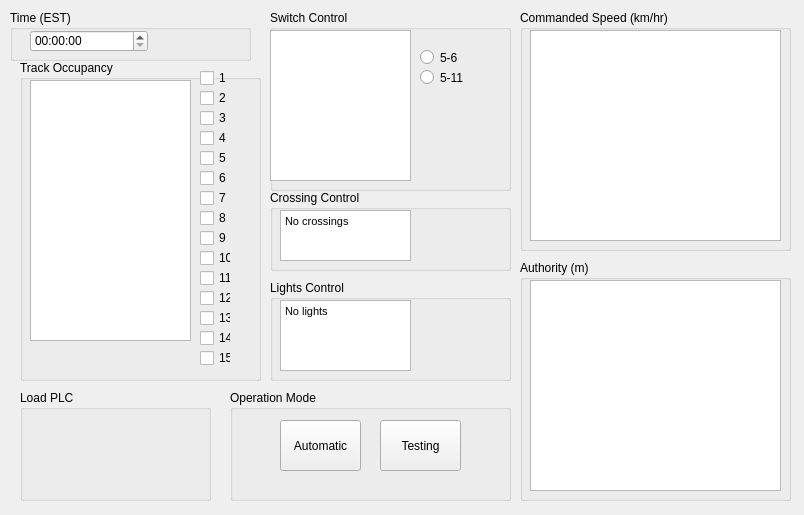
<?xml version="1.0" encoding="UTF-8"?>
<ui version="4.0">
 <class>Form</class>
 <widget class="QWidget" name="Form">
  <property name="geometry">
   <rect>
    <x>0</x>
    <y>0</y>
    <width>804</width>
    <height>515</height>
   </rect>
  </property>
  <property name="windowTitle">
   <string>Form</string>
  </property>
  <widget class="QGroupBox" name="TimeBox">
   <property name="geometry">
    <rect>
     <x>10</x>
     <y>10</y>
     <width>241</width>
     <height>51</height>
    </rect>
   </property>
   <property name="title">
    <string>Time (EST)</string>
   </property>
   <widget class="QTimeEdit" name="time">
    <property name="geometry">
     <rect>
      <x>20</x>
      <y>20</y>
      <width>118</width>
      <height>22</height>
     </rect>
    </property>
   </widget>
  </widget>
  <widget class="QGroupBox" name="SpeedBox">
   <property name="geometry">
    <rect>
     <x>520</x>
     <y>10</y>
     <width>271</width>
     <height>241</height>
    </rect>
   </property>
   <property name="title">
    <string>Commanded Speed (km/hr)</string>
   </property>
   <widget class="QTextEdit" name="speedTxt">
    <property name="geometry">
     <rect>
      <x>10</x>
      <y>20</y>
      <width>251</width>
      <height>211</height>
     </rect>
    </property>
   </widget>
  </widget>
  <widget class="QGroupBox" name="TrackOccBox">
   <property name="geometry">
    <rect>
     <x>20</x>
     <y>60</y>
     <width>241</width>
     <height>321</height>
    </rect>
   </property>
   <property name="title">
    <string>Track Occupancy</string>
   </property>
   <widget class="QTextEdit" name="trackOccTxt">
    <property name="geometry">
     <rect>
      <x>10</x>
      <y>20</y>
      <width>161</width>
      <height>261</height>
     </rect>
    </property>
   </widget>
   <widget class="QCheckBox" name="checkBox10">
    <property name="geometry">
     <rect>
      <x>180</x>
      <y>190</y>
      <width>31</width>
      <height>16</height>
     </rect>
    </property>
    <property name="text">
     <string>10</string>
    </property>
   </widget>
   <widget class="QCheckBox" name="checkBox11">
    <property name="geometry">
     <rect>
      <x>180</x>
      <y>210</y>
      <width>31</width>
      <height>16</height>
     </rect>
    </property>
    <property name="text">
     <string>11</string>
    </property>
   </widget>
   <widget class="QCheckBox" name="checkBox12">
    <property name="geometry">
     <rect>
      <x>180</x>
      <y>230</y>
      <width>31</width>
      <height>16</height>
     </rect>
    </property>
    <property name="text">
     <string>12</string>
    </property>
   </widget>
   <widget class="QCheckBox" name="checkBox13">
    <property name="geometry">
     <rect>
      <x>180</x>
      <y>250</y>
      <width>31</width>
      <height>16</height>
     </rect>
    </property>
    <property name="text">
     <string>13</string>
    </property>
   </widget>
   <widget class="QCheckBox" name="checkBox14">
    <property name="geometry">
     <rect>
      <x>180</x>
      <y>270</y>
      <width>31</width>
      <height>16</height>
     </rect>
    </property>
    <property name="text">
     <string>14</string>
    </property>
   </widget>
   <widget class="QCheckBox" name="checkBox9">
    <property name="geometry">
     <rect>
      <x>180</x>
      <y>170</y>
      <width>31</width>
      <height>16</height>
     </rect>
    </property>
    <property name="text">
     <string>9</string>
    </property>
   </widget>
   <widget class="QCheckBox" name="checkBox15">
    <property name="geometry">
     <rect>
      <x>180</x>
      <y>290</y>
      <width>31</width>
      <height>16</height>
     </rect>
    </property>
    <property name="text">
     <string>15</string>
    </property>
   </widget>
   <widget class="QCheckBox" name="checkBox8">
    <property name="geometry">
     <rect>
      <x>180</x>
      <y>150</y>
      <width>31</width>
      <height>16</height>
     </rect>
    </property>
    <property name="text">
     <string>8</string>
    </property>
   </widget>
   <widget class="QCheckBox" name="checkBox1">
    <property name="geometry">
     <rect>
      <x>180</x>
      <y>10</y>
      <width>31</width>
      <height>16</height>
     </rect>
    </property>
    <property name="text">
     <string>1 </string>
    </property>
   </widget>
   <widget class="QCheckBox" name="checkBox3">
    <property name="geometry">
     <rect>
      <x>180</x>
      <y>50</y>
      <width>31</width>
      <height>16</height>
     </rect>
    </property>
    <property name="text">
     <string>3</string>
    </property>
   </widget>
   <widget class="QCheckBox" name="checkBox2">
    <property name="geometry">
     <rect>
      <x>180</x>
      <y>30</y>
      <width>31</width>
      <height>16</height>
     </rect>
    </property>
    <property name="text">
     <string>2</string>
    </property>
   </widget>
   <widget class="QCheckBox" name="checkBox5">
    <property name="geometry">
     <rect>
      <x>180</x>
      <y>90</y>
      <width>31</width>
      <height>16</height>
     </rect>
    </property>
    <property name="text">
     <string>5</string>
    </property>
   </widget>
   <widget class="QCheckBox" name="checkBox4">
    <property name="geometry">
     <rect>
      <x>180</x>
      <y>70</y>
      <width>31</width>
      <height>16</height>
     </rect>
    </property>
    <property name="text">
     <string>4</string>
    </property>
   </widget>
   <widget class="QCheckBox" name="checkBox7">
    <property name="geometry">
     <rect>
      <x>180</x>
      <y>130</y>
      <width>31</width>
      <height>16</height>
     </rect>
    </property>
    <property name="text">
     <string>7</string>
    </property>
   </widget>
   <widget class="QCheckBox" name="checkBox6">
    <property name="geometry">
     <rect>
      <x>180</x>
      <y>110</y>
      <width>31</width>
      <height>16</height>
     </rect>
    </property>
    <property name="text">
     <string>6</string>
    </property>
   </widget>
  </widget>
  <widget class="QGroupBox" name="switchBox">
   <property name="geometry">
    <rect>
     <x>270</x>
     <y>10</y>
     <width>241</width>
     <height>181</height>
    </rect>
   </property>
   <property name="title">
    <string>Switch Control</string>
   </property>
   <widget class="QTextEdit" name="switchTxt">
    <property name="geometry">
     <rect>
      <x>0</x>
      <y>20</y>
      <width>141</width>
      <height>151</height>
     </rect>
    </property>
   </widget>
   <widget class="QRadioButton" name="radioButton">
    <property name="geometry">
     <rect>
      <x>150</x>
      <y>40</y>
      <width>69</width>
      <height>15</height>
     </rect>
    </property>
    <property name="text">
     <string>5-6</string>
    </property>
   </widget>
   <widget class="QRadioButton" name="radioButton_2">
    <property name="geometry">
     <rect>
      <x>150</x>
      <y>60</y>
      <width>69</width>
      <height>15</height>
     </rect>
    </property>
    <property name="text">
     <string>5-11</string>
    </property>
   </widget>
  </widget>
  <widget class="QGroupBox" name="CrossingBox">
   <property name="geometry">
    <rect>
     <x>270</x>
     <y>190</y>
     <width>241</width>
     <height>81</height>
    </rect>
   </property>
   <property name="title">
    <string>Crossing Control</string>
   </property>
   <widget class="QTextEdit" name="textEdit_2">
    <property name="geometry">
     <rect>
      <x>10</x>
      <y>20</y>
      <width>131</width>
      <height>51</height>
     </rect>
    </property>
    <property name="html">
     <string>&lt;!DOCTYPE HTML PUBLIC &quot;-//W3C//DTD HTML 4.0//EN&quot; &quot;http://www.w3.org/TR/REC-html40/strict.dtd&quot;&gt;
&lt;html&gt;&lt;head&gt;&lt;meta name=&quot;qrichtext&quot; content=&quot;1&quot; /&gt;&lt;style type=&quot;text/css&quot;&gt;
p, li { white-space: pre-wrap; }
&lt;/style&gt;&lt;/head&gt;&lt;body style=&quot; font-family:'MS Shell Dlg 2'; font-size:8.1pt; font-weight:400; font-style:normal;&quot;&gt;
&lt;p style=&quot; margin-top:0px; margin-bottom:0px; margin-left:0px; margin-right:0px; -qt-block-indent:0; text-indent:0px;&quot;&gt;No crossings&lt;/p&gt;&lt;/body&gt;&lt;/html&gt;</string>
    </property>
   </widget>
  </widget>
  <widget class="QGroupBox" name="LightsBox">
   <property name="geometry">
    <rect>
     <x>270</x>
     <y>280</y>
     <width>241</width>
     <height>101</height>
    </rect>
   </property>
   <property name="title">
    <string>Lights Control</string>
   </property>
   <widget class="QTextEdit" name="textEdit_3">
    <property name="geometry">
     <rect>
      <x>10</x>
      <y>20</y>
      <width>131</width>
      <height>71</height>
     </rect>
    </property>
    <property name="html">
     <string>&lt;!DOCTYPE HTML PUBLIC &quot;-//W3C//DTD HTML 4.0//EN&quot; &quot;http://www.w3.org/TR/REC-html40/strict.dtd&quot;&gt;
&lt;html&gt;&lt;head&gt;&lt;meta name=&quot;qrichtext&quot; content=&quot;1&quot; /&gt;&lt;style type=&quot;text/css&quot;&gt;
p, li { white-space: pre-wrap; }
&lt;/style&gt;&lt;/head&gt;&lt;body style=&quot; font-family:'MS Shell Dlg 2'; font-size:8.1pt; font-weight:400; font-style:normal;&quot;&gt;
&lt;p style=&quot; margin-top:0px; margin-bottom:0px; margin-left:0px; margin-right:0px; -qt-block-indent:0; text-indent:0px;&quot;&gt;No lights&lt;/p&gt;&lt;/body&gt;&lt;/html&gt;</string>
    </property>
   </widget>
  </widget>
  <widget class="QGroupBox" name="OperationBox">
   <property name="geometry">
    <rect>
     <x>230</x>
     <y>390</y>
     <width>281</width>
     <height>111</height>
    </rect>
   </property>
   <property name="title">
    <string>Operation Mode</string>
   </property>
   <widget class="QPushButton" name="autoButton">
    <property name="geometry">
     <rect>
      <x>50</x>
      <y>30</y>
      <width>81</width>
      <height>51</height>
     </rect>
    </property>
    <property name="text">
     <string>Automatic</string>
    </property>
   </widget>
   <widget class="QPushButton" name="testingButton">
    <property name="geometry">
     <rect>
      <x>150</x>
      <y>30</y>
      <width>81</width>
      <height>51</height>
     </rect>
    </property>
    <property name="text">
     <string>Testing</string>
    </property>
   </widget>
  </widget>
  <widget class="QGroupBox" name="AuthBox">
   <property name="geometry">
    <rect>
     <x>520</x>
     <y>260</y>
     <width>271</width>
     <height>241</height>
    </rect>
   </property>
   <property name="title">
    <string>Authority (m)</string>
   </property>
   <widget class="QTextEdit" name="authorityTxt">
    <property name="geometry">
     <rect>
      <x>10</x>
      <y>20</y>
      <width>251</width>
      <height>211</height>
     </rect>
    </property>
   </widget>
  </widget>
  <widget class="QGroupBox" name="PLCBox">
   <property name="geometry">
    <rect>
     <x>20</x>
     <y>390</y>
     <width>191</width>
     <height>111</height>
    </rect>
   </property>
   <property name="title">
    <string>Load PLC</string>
   </property>
  </widget>
 </widget>
 <resources/>
 <connections/>
</ui>
